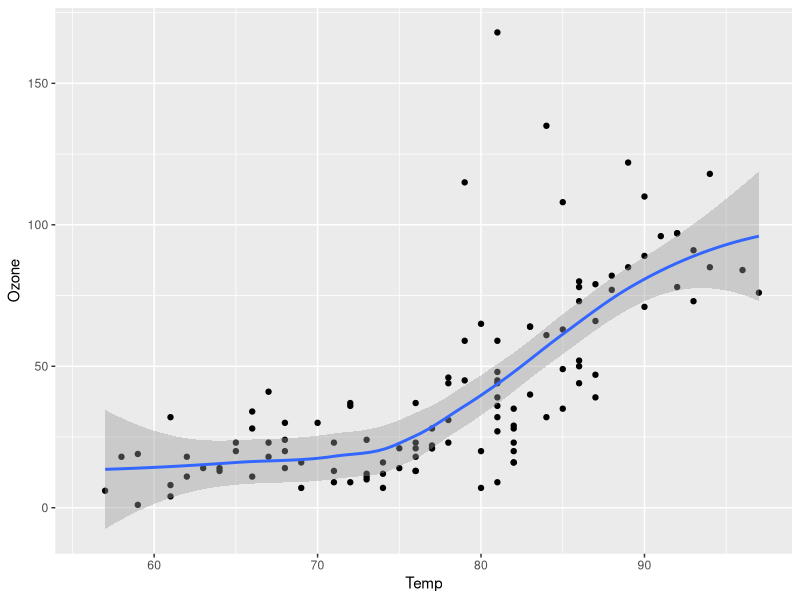
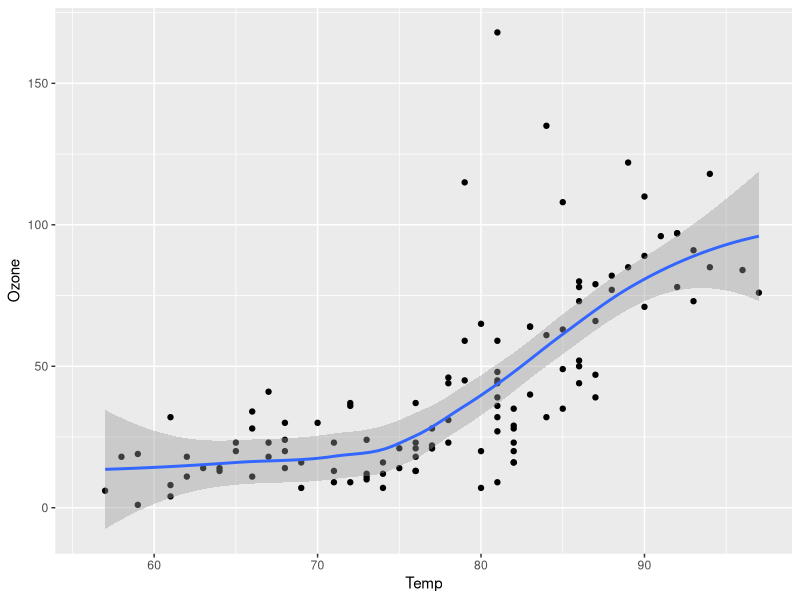

The R script that drew these images, in order:
## ---- chunk 1
library(flextable)
library(magrittr)
library(dplyr)
1 + 1
## ---- chunk 2
#| label: fig-airquality
#| fig-cap: "Temperature and ozone level. 図"
#| warning: false

library(ggplot2)

ggplot(airquality, aes(Temp, Ozone)) + 
  geom_point() + 
  geom_smooth(method = "loess")
## ---- chunk 3
#| label: fig-airquality3
#| fig-cap: !expr nrow(airquality)
#| warning: false

library(ggplot2)

ggplot(airquality, aes(Temp, Ozone)) + 
  geom_point() + 
  geom_smooth(method = "loess")
## ---- chunk 4
#| label: tbl-md
#| tbl-cap: "$\\beta$~1~"
knitr::kable(data.frame(x = rnorm(5)))
  
## ---- chunk 5
knitr::opts_chunk$set("ft.shadow" = FALSE)
df1 = data.frame(x = rnorm(5), 
                 y = rnorm(5))


df1 %>% flextable() %>% 
  bold(part = "header") %>% set_caption("my caption")
